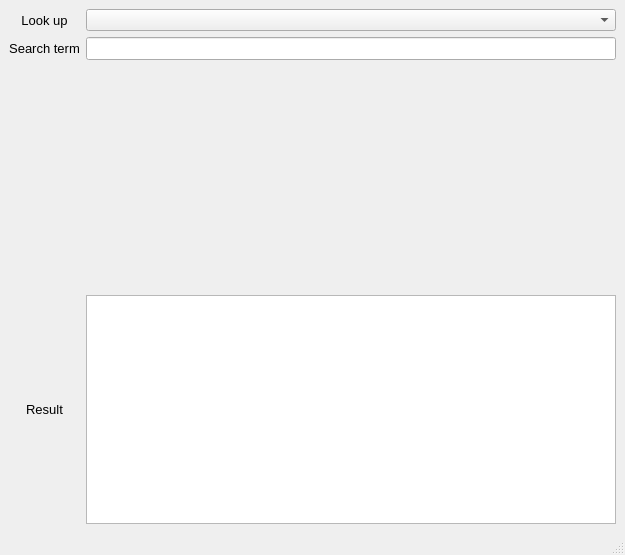
<?xml version="1.0" encoding="UTF-8"?>
<ui version="4.0">
 <class>MainWindow</class>
 <widget class="QMainWindow" name="MainWindow">
  <property name="geometry">
   <rect>
    <x>0</x>
    <y>0</y>
    <width>625</width>
    <height>555</height>
   </rect>
  </property>
  <property name="windowTitle">
   <string>MainWindow</string>
  </property>
  <widget class="QWidget" name="centralwidget_dict">
   <layout class="QGridLayout" name="gridLayout">
    <item row="0" column="0">
     <layout class="QGridLayout" name="gridLayout_dictionary">
      <item row="4" column="1">
       <widget class="QTextBrowser" name="textBrowser_dictresult">
        <property name="font">
         <font>
          <pointsize>10</pointsize>
         </font>
        </property>
        <property name="html">
         <string>&lt;!DOCTYPE HTML PUBLIC &quot;-//W3C//DTD HTML 4.0//EN&quot; &quot;http://www.w3.org/TR/REC-html40/strict.dtd&quot;&gt;
&lt;html&gt;&lt;head&gt;&lt;meta name=&quot;qrichtext&quot; content=&quot;1&quot; /&gt;&lt;style type=&quot;text/css&quot;&gt;
p, li { white-space: pre-wrap; }
&lt;/style&gt;&lt;/head&gt;&lt;body style=&quot; font-family:'MS Shell Dlg 2'; font-size:10pt; font-weight:400; font-style:normal;&quot;&gt;
&lt;p style=&quot;-qt-paragraph-type:empty; margin-top:0px; margin-bottom:0px; margin-left:0px; margin-right:0px; -qt-block-indent:0; text-indent:0px;&quot;&gt;&lt;br /&gt;&lt;/p&gt;&lt;/body&gt;&lt;/html&gt;</string>
        </property>
       </widget>
      </item>
      <item row="2" column="0">
       <widget class="QLabel" name="label_searchtern">
        <property name="font">
         <font>
          <pointsize>10</pointsize>
         </font>
        </property>
        <property name="text">
         <string>Search term</string>
        </property>
        <property name="alignment">
         <set>Qt::AlignCenter</set>
        </property>
       </widget>
      </item>
      <item row="2" column="1">
       <widget class="QLineEdit" name="lineEdit_dictsearch">
        <property name="font">
         <font>
          <pointsize>10</pointsize>
         </font>
        </property>
        <property name="toolTip">
         <string>enter word here</string>
        </property>
        <property name="text">
         <string/>
        </property>
        <property name="dragEnabled">
         <bool>true</bool>
        </property>
       </widget>
      </item>
      <item row="3" column="1">
       <spacer name="verticalSpacer_dict">
        <property name="orientation">
         <enum>Qt::Vertical</enum>
        </property>
        <property name="sizeHint" stdset="0">
         <size>
          <width>20</width>
          <height>40</height>
         </size>
        </property>
       </spacer>
      </item>
      <item row="1" column="1">
       <widget class="QComboBox" name="comboBox_lookup"/>
      </item>
      <item row="4" column="0">
       <widget class="QLabel" name="label_result">
        <property name="font">
         <font>
          <pointsize>10</pointsize>
         </font>
        </property>
        <property name="text">
         <string>Result</string>
        </property>
        <property name="alignment">
         <set>Qt::AlignCenter</set>
        </property>
       </widget>
      </item>
      <item row="1" column="0">
       <widget class="QLabel" name="label_lookup">
        <property name="font">
         <font>
          <pointsize>10</pointsize>
         </font>
        </property>
        <property name="text">
         <string>Look up</string>
        </property>
        <property name="alignment">
         <set>Qt::AlignCenter</set>
        </property>
       </widget>
      </item>
     </layout>
    </item>
   </layout>
  </widget>
  <widget class="QStatusBar" name="statusbar"/>
 </widget>
 <resources/>
 <connections/>
</ui>
